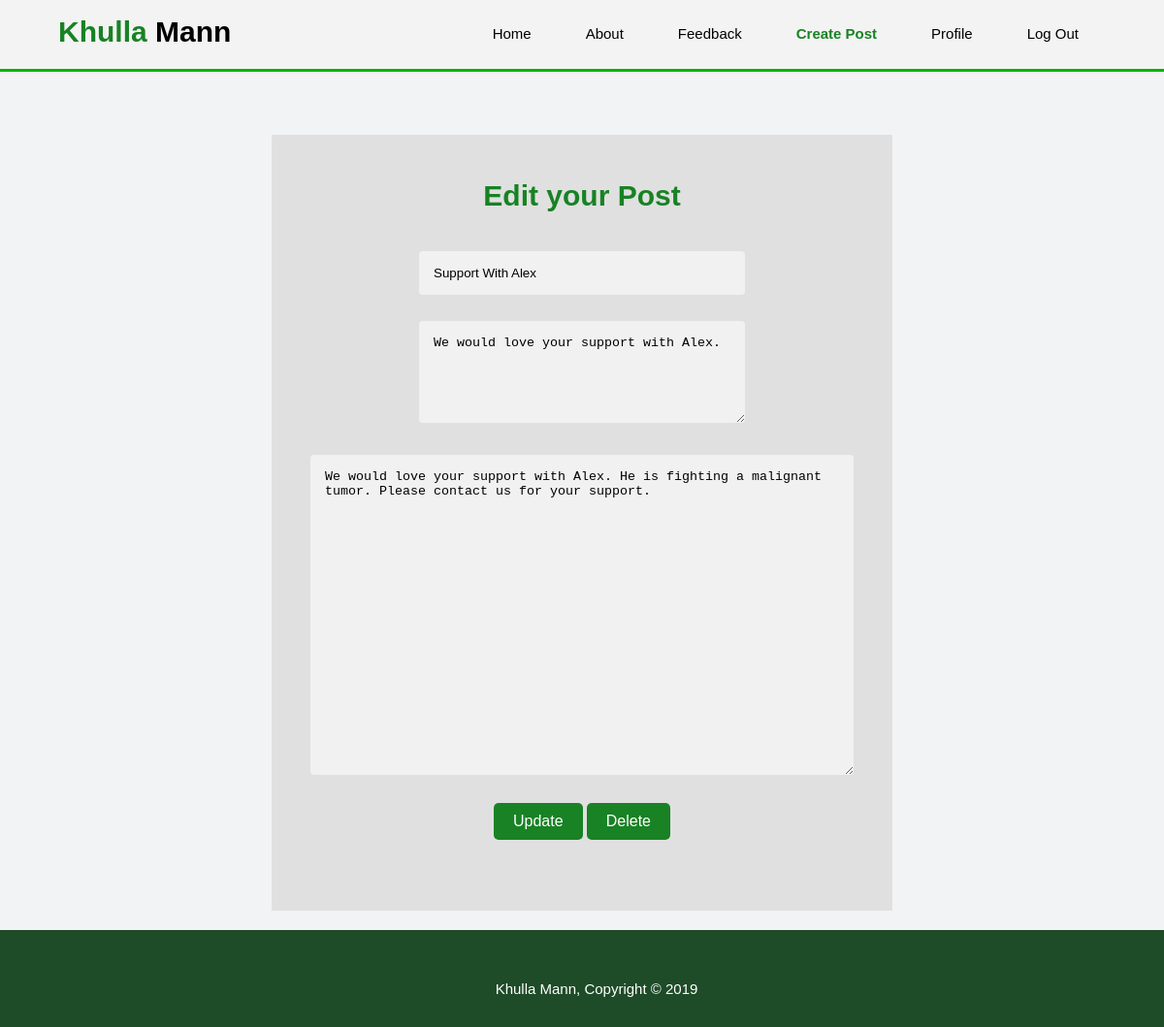
Screenshot of /edit.php?edit=2 with the database file from the repository.
### tables this page shows
CREATE TABLE `donation_post` (
  `post_id` int(11) NOT NULL,
  `file_path` text NOT NULL,
  `title` text NOT NULL,
  `bio` text NOT NULL,
  `description` text NOT NULL,
  `post_date` date NOT NULL,
  `post_time` time NOT NULL,
  `donee_id` int(11) DEFAULT NULL,
  `flag` tinyint(1) NOT NULL
);

### edit.php (the view, shortened to what this page needs)
<!DOCTYPE html>
<html>
<head>
  <link rel="stylesheet" type="text/css" href="src/css/NavigationBar.css">
  <link rel="stylesheet" type="text/css" href="src/css/createPost.css">
</head>
<body>
  <header>
  <div class="container">
      <div id="branding">
          <h1><span class="highlight">Khulla</span> Mann</h1>
      </div>
    <div class="navbar">
        <a href="DoneePage.php">Home</a>
        <a href="about.php">About</a>
        <a href="UserFeedback.php">Feedback</a>
        <a href="CreatePost.php" class="current">Create Post</a>
        <a href="DoneeProfile.php">Profile</a>
        <a href="logout.php">Log Out</a>
    </div>
  </div>
</header>
   <br><br>
   <div class="box">
     <h1>Edit your Post</h1>
     <?php
include'src/db/connection.php';
if (isset($_GET['edit'])) {
    $id = $_GET['edit'];
    $record = mysqli_query($conn, "SELECT COUNT(post_id) FROM donation_post WHERE post_id=$id");
    $rows = mysqli_fetch_array($record);
   $TotalRec=$rows['COUNT(post_id)'];
    $sql="SELECT * FROM donation_post WHERE post_id=$id";
    $result = $conn->query($sql);
    if ($TotalRec == 1 ) {
      $n = mysqli_fetch_array($result);
      $title = $n['title'];
      $description = $n['description'];
      $bio=$n['bio'];
    ?>
        <form method="POST" onsubmit="return validatePost()" action="src/db/postUpdate.php">
          <div class="post_field" align="center" style="height: 600px;">
              <label>
                 <input type="text" placeholder="Enter Title" name="title" id="title" onkeyup='return validatePost()' value="<?php echo $title;?>">
              </label>
              <label>
                 <textarea rows="5" id="bio" placeholder="Write your bio here..." name="bio" onkeyup='return validatePost()'><?php echo $bio;?></textarea>
              </label>
              <br>
              <label>
                <textarea rows="20" id="full" placeholder="Write full Description here..." name="description" onkeyup='return validatePost()'><?php echo $description;?></textarea>
              </label>
              <input type="submit" name="submit" class="register" value="Update">
              <input type="submit" name="delete" class="register" value="Delete">
          </div>
        </form>
<?php
}
}  ?>
      </div>
      <footer>
    <p>Khulla Mann, Copyright &copy; 2019</p>
  </footer>
</body>
</html>

### src/css/NavigationBar.css (style rules this page uses)
* { margin: 0px; padding: 0px; box-sizing: border-box; }
body { font-family: Arial, Helvetica, sans-serif; font-size: 15px; line-height: 1.5; background-color: #F2F3F4 ; }
header { background:#f3f3f3; color: black; min-height: 60px; border-bottom: #00b300 3px solid; z-index: 1; }
.container { width: 90%; margin: auto; overflow: hidden; }
#branding { padding-top: 10px; float: left; }
#branding h1 { margin:0; }
header .highlight,.navbar a.current { color: #188224; font-weight: bold; }
.navbar { display: flex; justify-content: flex-end; }
.navbar a { color: black; text-align: center; text-decoration: none; padding: 24px 28px; }
footer { height: 100px; margin-top: 20px; color: #ffffff; background-color: #1E4B28; text-align: center; z-index: 1; padding-top: 50px; }
footer p { margin-left: 30px; }

### src/css/createPost.css (style rules this page uses)
* { box-sizing: border-box }
body { font-family: Arial, Helvetica, sans-serif; font-size: 15px; padding: 0; margin: 0; text-align: center; }
.box { position: relative; margin: 20px auto; width: 40rem; height: 50rem; padding: 2.5rem; box-sizing: border-box; transition: 0.3s; background-color: #E0E0E0; }
.box h1 { margin: 0 0 1.875rem; padding: 0; color: #188224 ; text-align: center; }
input[type=text], input[type=file], textarea { width: 60%; padding: 15px; margin: 5px 0 22px 0; display: inline-block; border: none; background: #f1f1f1; border-radius: 4px; }
::placeholder { color: #188224 ; }
.box input[type="submit"] { border: none; outline: none; color: #fff; background-color: #188224 ; padding: 0.625rem 1.25rem; cursor: pointer; border-radius: 0.312rem; font-size: 1rem; margin-bottom: 20px; }
a { text-decoration: none; color: #07558F; }
#bio { width: 60%; }
#full { width: 100% }

### rows the page displays
donation_post: title "Support With Alex", bio "We would love your support with Alex.", description "We would love your support with Alex. He is fighting a malignant tumor. Please contact us for your support."
